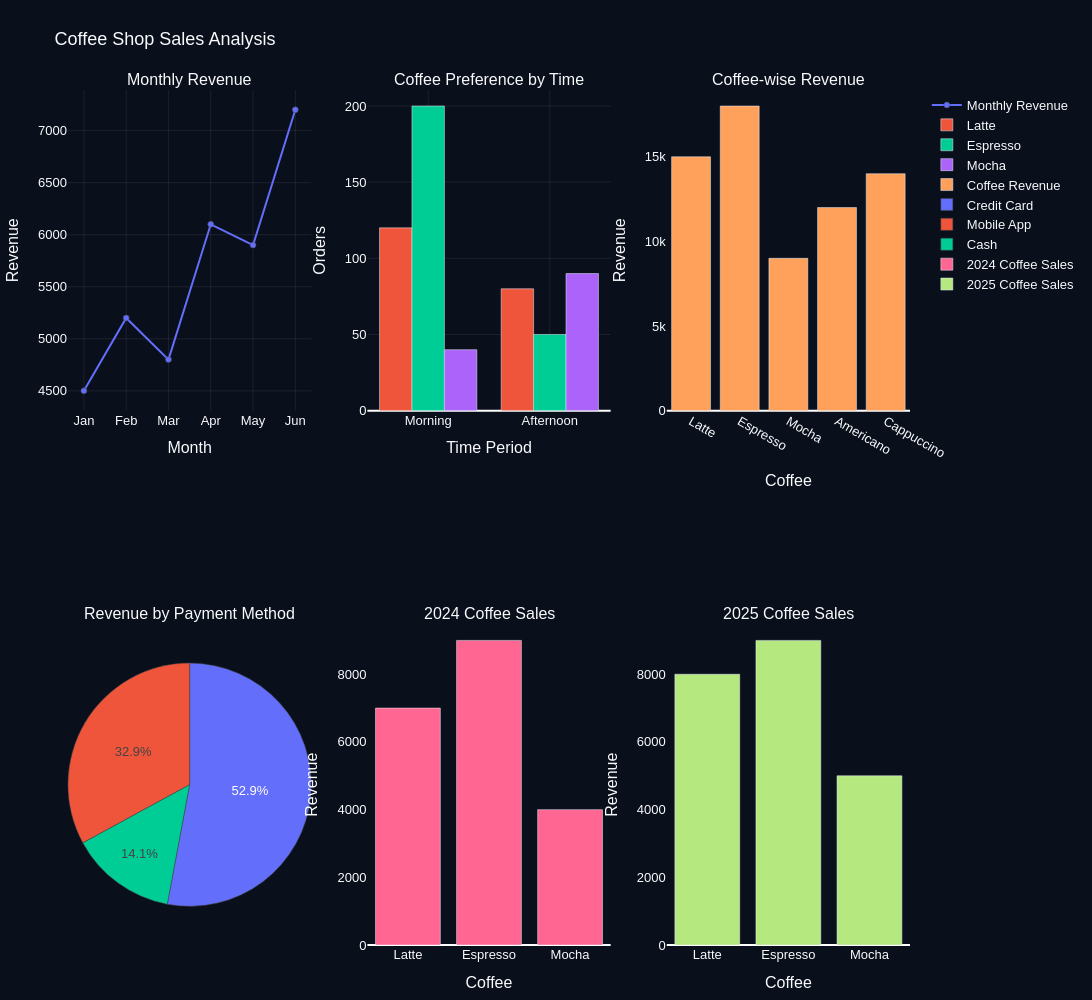

The notebook cell saved with this chart:
### Code cell
import plotly.graph_objects as go
from plotly.subplots import make_subplots
import pandas as pd

# =========================================================
# 0. MOCK DATA GENERATION (Replaces missing variables)
# =========================================================
month_wise_revenue = pd.DataFrame({
    "Month": ["Jan", "Feb", "Mar", "Apr", "May", "Jun"],
    "money": [4500, 5200, 4800, 6100, 5900, 7200]
})

time_coffee = pd.DataFrame({
    "coffee_name": ["Latte", "Latte", "Espresso", "Espresso", "Mocha", "Mocha"],
    "Time_Period": ["Morning", "Afternoon", "Morning", "Afternoon", "Morning", "Afternoon"],
    "Orders": [120, 80, 200, 50, 40, 90]
})
df = time_coffee.copy() # Required for df["coffee_name"].unique()

coffee_sales = pd.DataFrame({
    "coffee_name": ["Latte", "Espresso", "Mocha", "Americano", "Cappuccino"],
    "money": [15000, 18000, 9000, 12000, 14000]
})

Income_Method_and_Income = pd.DataFrame({
    "cash_type": ["Credit Card", "Cash", "Mobile App"],
    "money": [45000, 12000, 28000]
})

sales_2024 = pd.DataFrame({
    "coffee_name": ["Latte", "Espresso", "Mocha"],
    "money": [7000, 9000, 4000]
})

sales_2025 = pd.DataFrame({
    "coffee_name": ["Latte", "Espresso", "Mocha"],
    "money": [8000, 9000, 5000]
})

# =========================================================
# 1. CREATE SUBPLOTS
# =========================================================
fig = make_subplots(
    rows=2,
    cols=3,
    subplot_titles=(
        "Monthly Revenue",
        "Coffee Preference by Time",
        "Coffee-wise Revenue",
        "Revenue by Payment Method",
        "2024 Coffee Sales",
        "2025 Coffee Sales"
    ),
    specs=[
        [{"type": "xy"}, {"type": "xy"}, {"type": "xy"}],
        [{"type": "domain"}, {"type": "xy"}, {"type": "xy"}]
    ]
)

# =========================================================
# 2. ADD TRACES
# =========================================================

# Row 1, Col 1: MONTH WISE REVENUE
fig.add_trace(
    go.Scatter(
        x=month_wise_revenue["Month"],
        y=month_wise_revenue["money"],
        name="Monthly Revenue",
        mode="lines+markers"
    ),
    row=1, col=1
)

# Row 1, Col 2: COFFEE PREFERENCE BY TIME
for coffee in df["coffee_name"].unique():
    data = time_coffee[time_coffee["coffee_name"] == coffee]
    fig.add_trace(
        go.Bar(
            x=data["Time_Period"],
            y=data["Orders"],
            name=coffee
        ),
        row=1, col=2
    )

# Row 1, Col 3: COFFEE-WISE REVENUE
fig.add_trace(
    go.Bar(
        x=coffee_sales["coffee_name"],
        y=coffee_sales["money"],
        name="Coffee Revenue"
    ),
    row=1, col=3
)

# Row 2, Col 1: REVENUE BY PAYMENT METHOD
fig.add_trace(
    go.Pie(
        labels=Income_Method_and_Income["cash_type"],
        values=Income_Method_and_Income["money"],
        name="Payment Method"
    ),
    row=2, col=1
)

# Row 2, Col 2: 2024 COFFEE SALES
fig.add_trace(
    go.Bar(
        x=sales_2024["coffee_name"],
        y=sales_2024["money"],
        name="2024 Coffee Sales"
    ),
    row=2, col=2
)

# Row 2, Col 3: 2025 COFFEE SALES
fig.add_trace(
    go.Bar(
        x=sales_2025["coffee_name"],
        y=sales_2025["money"],
        name="2025 Coffee Sales"
    ),
    row=2, col=3
)

# =========================================================
# 3. TRACE & AXIS STYLING
# =========================================================

fig.update_traces(marker=dict(line=dict(width=0.5)))

# X-Axis Settings
fig.update_xaxes(title="Month", showgrid=True, gridwidth=0.5, gridcolor="rgba(255,255,255,0.15)", row=1, col=1)
fig.update_xaxes(title="Time Period", showgrid=True, gridwidth=0.5, gridcolor="rgba(255,255,255,0.15)", row=1, col=2)
fig.update_xaxes(title="Coffee", showgrid=False, row=1, col=3)
fig.update_xaxes(title="Coffee", showgrid=False, row=2, col=2)
fig.update_xaxes(title="Coffee", showgrid=False, row=2, col=3)

# Y-Axis Settings
fig.update_yaxes(title="Revenue", showgrid=True, gridwidth=0.5, gridcolor="rgba(255,255,255,0.15)", row=1, col=1)
fig.update_yaxes(title="Orders", showgrid=True, gridwidth=0.5, gridcolor="rgba(255,255,255,0.15)", row=1, col=2)
fig.update_yaxes(title="Revenue", showgrid=False, row=1, col=3)
fig.update_yaxes(title="Revenue", showgrid=False, row=2, col=2)
fig.update_yaxes(title="Revenue", showgrid=False, row=2, col=3)

# =========================================================
# 4. FINAL DASHBOARD LAYOUT
# =========================================================

fig.update_layout(
    title="Coffee Shop Sales Analysis",
    width=1300,
    height=1000,
    paper_bgcolor="#0A0F1C",
    plot_bgcolor="#0A0F1C",
    font=dict(
        family="Arial",
        size=13,
        color="#F8FAFC"
    ),
    margin=dict(l=50, r=50, t=90, b=50),
    barmode="group",
    showlegend=True
)

fig.show()

### Figure 1 — Plotly figure (JSON) as saved in the notebook; plotly's stock layout.template omitted (floating-point values rounded to 4 significant figures)
{"data": [{"marker": {"line": {"width": 0.5}}, "mode": "lines+markers", "name": "Monthly Revenue", "type": "scatter", "x": ["Jan", "Feb", "Mar", "Apr", "May", "Jun"], "xaxis": "x", "y": [4500, 5200, 4800, 6100, 5900, 7200], "yaxis": "y"}, {"marker": {"line": {"width": 0.5}}, "name": "Latte", "type": "bar", "x": ["Morning", "Afternoon"], "xaxis": "x2", "y": [120, 80], "yaxis": "y2"}, {"marker": {"line": {"width": 0.5}}, "name": "Espresso", "type": "bar", "x": ["Morning", "Afternoon"], "xaxis": "x2", "y": [200, 50], "yaxis": "y2"}, {"marker": {"line": {"width": 0.5}}, "name": "Mocha", "type": "bar", "x": ["Morning", "Afternoon"], "xaxis": "x2", "y": [40, 90], "yaxis": "y2"}, {"marker": {"line": {"width": 0.5}}, "name": "Coffee Revenue", "type": "bar", "x": ["Latte", "Espresso", "Mocha", "Americano", "Cappuccino"], "xaxis": "x3", "y": [15000, 18000, 9000, 12000, 14000], "yaxis": "y3"}, {"domain": {"x": [0, 0.2889], "y": [0, 0.375]}, "labels": ["Credit Card", "Cash", "Mobile App"], "marker": {"line": {"width": 0.5}}, "name": "Payment Method", "type": "pie", "values": [45000, 12000, 28000]}, {"marker": {"line": {"width": 0.5}}, "name": "2024 Coffee Sales", "type": "bar", "x": ["Latte", "Espresso", "Mocha"], "xaxis": "x4", "y": [7000, 9000, 4000], "yaxis": "y4"}, {"marker": {"line": {"width": 0.5}}, "name": "2025 Coffee Sales", "type": "bar", "x": ["Latte", "Espresso", "Mocha"], "xaxis": "x5", "y": [8000, 9000, 5000], "yaxis": "y5"}], "layout": {"annotations": [{"font": {"size": 16}, "showarrow": false, "text": "Monthly Revenue", "x": 0.1444, "xanchor": "center", "xref": "paper", "y": 1, "yanchor": "bottom", "yref": "paper"}, {"font": {"size": 16}, "showarrow": false, "text": "Coffee Preference by Time", "x": 0.5, "xanchor": "center", "xref": "paper", "y": 1, "yanchor": "bottom", "yref": "paper"}, {"font": {"size": 16}, "showarrow": false, "text": "Coffee-wise Revenue", "x": 0.8556, "xanchor": "center", "xref": "paper", "y": 1, "yanchor": "bottom", "yref": "paper"}, {"font": {"size": 16}, "showarrow": false, "text": "Revenue by Payment Method", "x": 0.1444, "xanchor": "center", "xref": "paper", "y": 0.375, "yanchor": "bottom", "yref": "paper"}, {"font": {"size": 16}, "showarrow": false, "text": "2024 Coffee Sales", "x": 0.5, "xanchor": "center", "xref": "paper", "y": 0.375, "yanchor": "bottom", "yref": "paper"}, {"font": {"size": 16}, "showarrow": false, "text": "2025 Coffee Sales", "x": 0.8556, "xanchor": "center", "xref": "paper", "y": 0.375, "yanchor": "bottom", "yref": "paper"}], "barmode": "group", "font": {"color": "#F8FAFC", "family": "Arial", "size": 13}, "height": 1000, "margin": {"b": 50, "l": 50, "r": 50, "t": 90}, "paper_bgcolor": "#0A0F1C", "plot_bgcolor": "#0A0F1C", "showlegend": true, "title": {"text": "Coffee Shop Sales Analysis"}, "width": 1300, "xaxis": {"anchor": "y", "domain": [0, 0.2889], "gridcolor": "rgba(255,255,255,0.15)", "gridwidth": 0.5, "showgrid": true, "title": {"text": "Month"}}, "xaxis2": {"anchor": "y2", "domain": [0.3556, 0.6444], "gridcolor": "rgba(255,255,255,0.15)", "gridwidth": 0.5, "showgrid": true, "title": {"text": "Time Period"}}, "xaxis3": {"anchor": "y3", "domain": [0.7111, 1], "showgrid": false, "title": {"text": "Coffee"}}, "xaxis4": {"anchor": "y4", "domain": [0.3556, 0.6444], "showgrid": false, "title": {"text": "Coffee"}}, "xaxis5": {"anchor": "y5", "domain": [0.7111, 1], "showgrid": false, "title": {"text": "Coffee"}}, "yaxis": {"anchor": "x", "domain": [0.625, 1], "gridcolor": "rgba(255,255,255,0.15)", "gridwidth": 0.5, "showgrid": true, "title": {"text": "Revenue"}}, "yaxis2": {"anchor": "x2", "domain": [0.625, 1], "gridcolor": "rgba(255,255,255,0.15)", "gridwidth": 0.5, "showgrid": true, "title": {"text": "Orders"}}, "yaxis3": {"anchor": "x3", "domain": [0.625, 1], "showgrid": false, "title": {"text": "Revenue"}}, "yaxis4": {"anchor": "x4", "domain": [0, 0.375], "showgrid": false, "title": {"text": "Revenue"}}, "yaxis5": {"anchor": "x5", "domain": [0, 0.375], "showgrid": false, "title": {"text": "Revenue"}}}}
